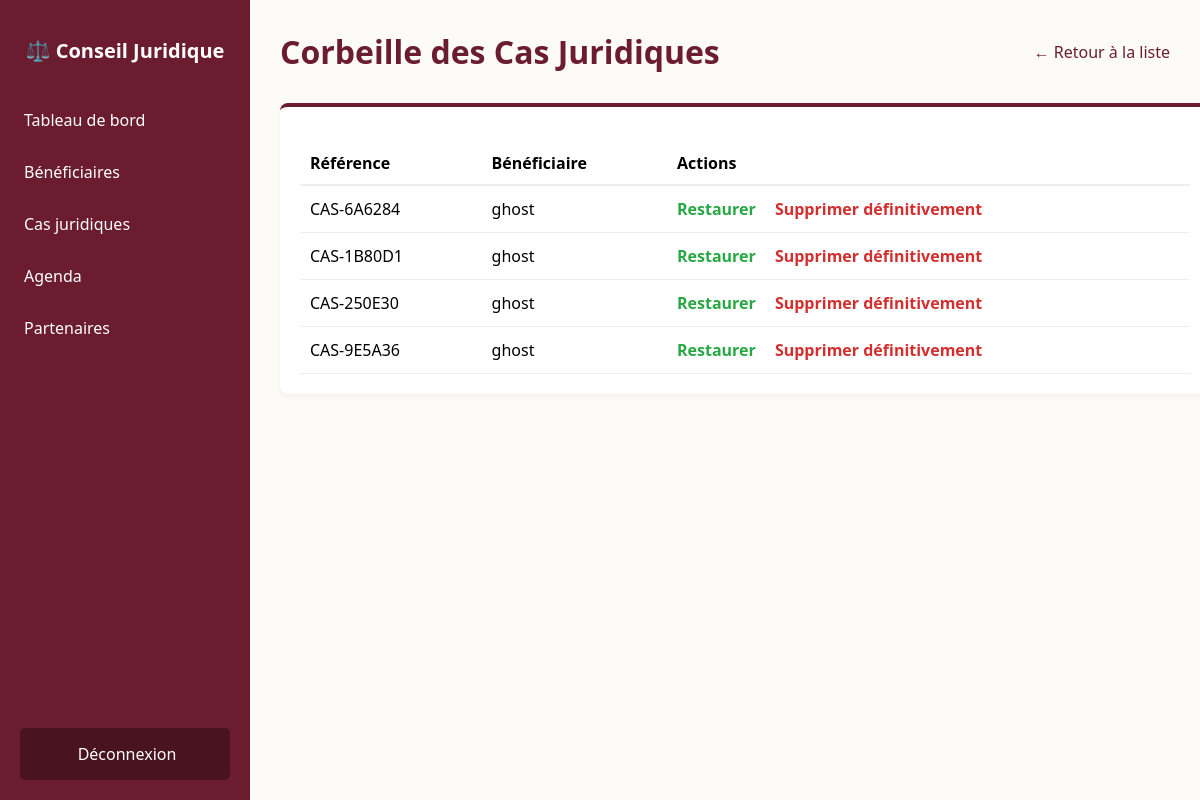
The app's page /cas-juridiques/corbeille/, older data.
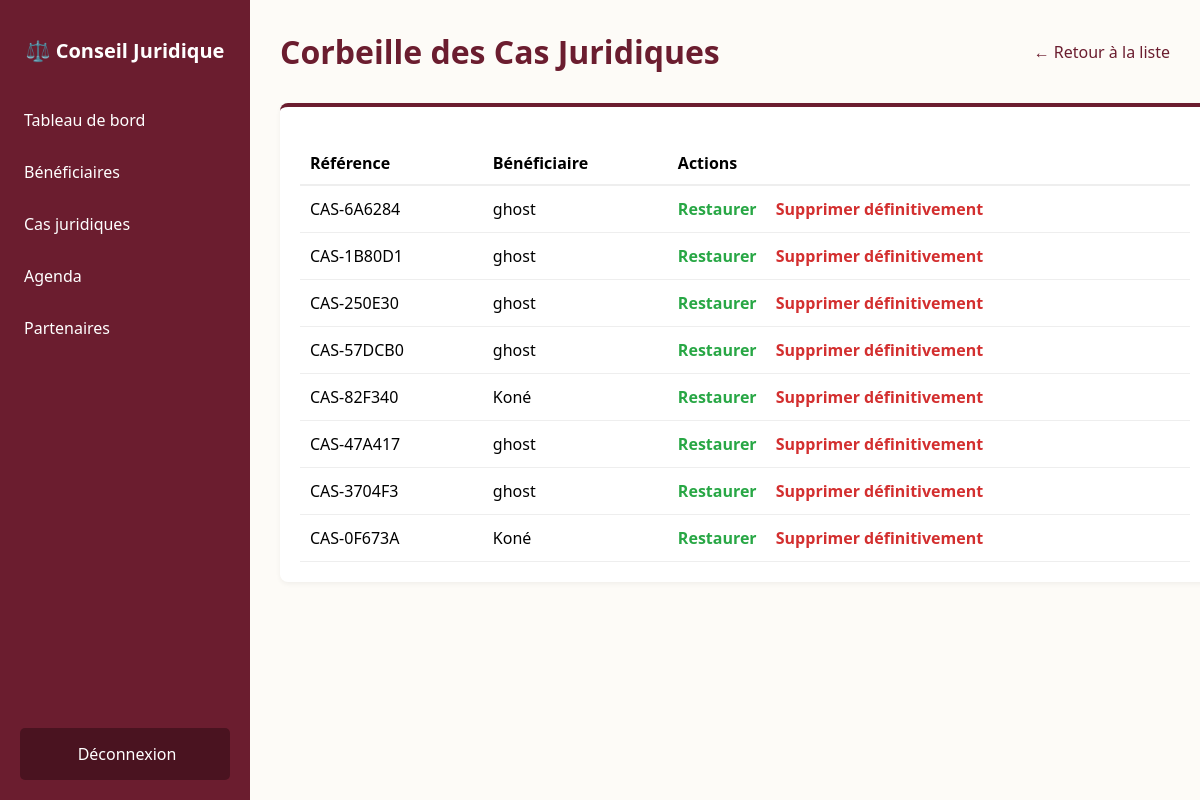
The same page, newer data.
### core/models.py (models this page shows, shortened)
class Cas(models.Model):
    TYPE_CHOICES = [
        ('DROITS', 'Droits'),
        ('ETAT_CIVIL', 'État civil'),
        ('FONCIER', 'Foncier'),
        ('VIOLENCES', 'Violences'),
        ('AUTRE', 'Autre'),
    ]
    STATUT_CHOICES = [
        ('NOUVEAU', 'Nouveau'),
        ('EN_COURS', 'En cours'),
        ('ORIENTE', 'Orienté'),
        ('EN_ATTENTE', 'En attente'),
        ('RESOLU', 'Résolu'),
        ('CLOTURE', 'Clôturé'),
    ]
    PRIORITE_CHOICES = [
        ('NORMALE', 'Normale'),
        ('URGENTE', 'Urgente'),
    ]
    beneficiaire = models.ForeignKey(Beneficiaire, on_delete=models.CASCADE, related_name='cas')
    reference = models.CharField(max_length=50, unique=True, blank=True)
    type_cas = models.CharField(max_length=20, choices=TYPE_CHOICES, default='AUTRE')
    description = models.TextField()
    statut = models.CharField(max_length=20, choices=STATUT_CHOICES, default='NOUVEAU')
    priorite = models.CharField(max_length=20, choices=PRIORITE_CHOICES, default='NORMALE')
    date_ouverture = models.DateTimeField(auto_now_add=True)
    date_cloture = models.DateTimeField(blank=True, null=True)
    juriste = models.ForeignKey(User, on_delete=models.SET_NULL, null=True, blank=True)
    est_supprime = models.BooleanField(default=False)

class Beneficiaire(models.Model):
    nom = models.CharField(max_length=100)
    prenom = models.CharField(max_length=100)
    date_naissance = models.DateField(blank=True, null=True)
    telephone = models.CharField(max_length=20)
    adresse = models.TextField(blank=True, null=True)
    zone = models.CharField(max_length=100)
    date_enregistrement = models.DateTimeField(auto_now_add=True)
    est_supprime = models.BooleanField(default=False)

### core/views.py (the view)
# urls.py: path('cas-juridiques/corbeille/', views.corbeille_cas_view, name='corbeille_cas'),
def corbeille_cas_view(request):
    cas_supprimes = Cas.objects.filter(est_supprime=True)
    return render(request, 'core/corbeille_cas.html', {'cas': cas_supprimes})

### core/templates/core/corbeille_cas.html (shortened to what this page needs)
{% extends 'core/base.html' %}
{% block content %}
    <div class="header">
        <h1>Corbeille des Cas Juridiques</h1>
        <a href="{% url 'cas_juridiques' %}" style="color: #6B1D2F; text-decoration: none;">← Retour à la liste</a>
    </div>
    <div class="card" style="width: 100%;">
        <table style="width: 100%; border-collapse: collapse; margin-top: 15px;">
            <thead>
                <tr style="border-bottom: 2px solid #eee; text-align: left;">
                    <th style="padding: 10px;">Référence</th>
                    <th style="padding: 10px;">Bénéficiaire</th>
                    <th style="padding: 10px;">Actions</th>
                </tr>
            </thead>
            <tbody>
                {% for c in cas %}
                <tr style="border-bottom: 1px solid #eee;">
                    <td style="padding: 12px 10px;">{{ c.reference }}</td>
                    <td style="padding: 12px 10px;">{{ c.beneficiaire.nom }}</td>
                    <td style="padding: 12px 10px;">
                        <a href="{% url 'restaurer_cas' c.id %}" style="color: #28a745; text-decoration: none; font-weight: bold; margin-right: 15px;"> Restaurer</a>
                        <a href="{% url 'supprimer_definitivement_cas' c.id %}" style="color: #D32F2F; text-decoration: none; font-weight: bold;" onclick="return confirm('Attention ! Supprimer définitivement ce cas ?');"> Supprimer définitivement</a>
                    </td>
                </tr>
                {% empty %}
                <tr><td colspan="3" style="text-align: center; padding: 20px; color: #999;">La corbeille est vide.</td></tr>
                {% endfor %}
            </tbody>
        </table>
    </div>
{% endblock %}

Row changes from the older to the newer data that the page shows:
no longer on this page (row edited): Cas: reference "CAS-9E5A36", beneficiaire.nom "ghost"
now on this page (row edited): Cas: reference "CAS-57DCB0", beneficiaire.nom "ghost"
added Cas: reference "CAS-82F340", beneficiaire.nom "Koné"
added Cas: reference "CAS-47A417", beneficiaire.nom "ghost"
added Cas: reference "CAS-3704F3", beneficiaire.nom "ghost"
added Cas: reference "CAS-0F673A", beneficiaire.nom "Koné"
